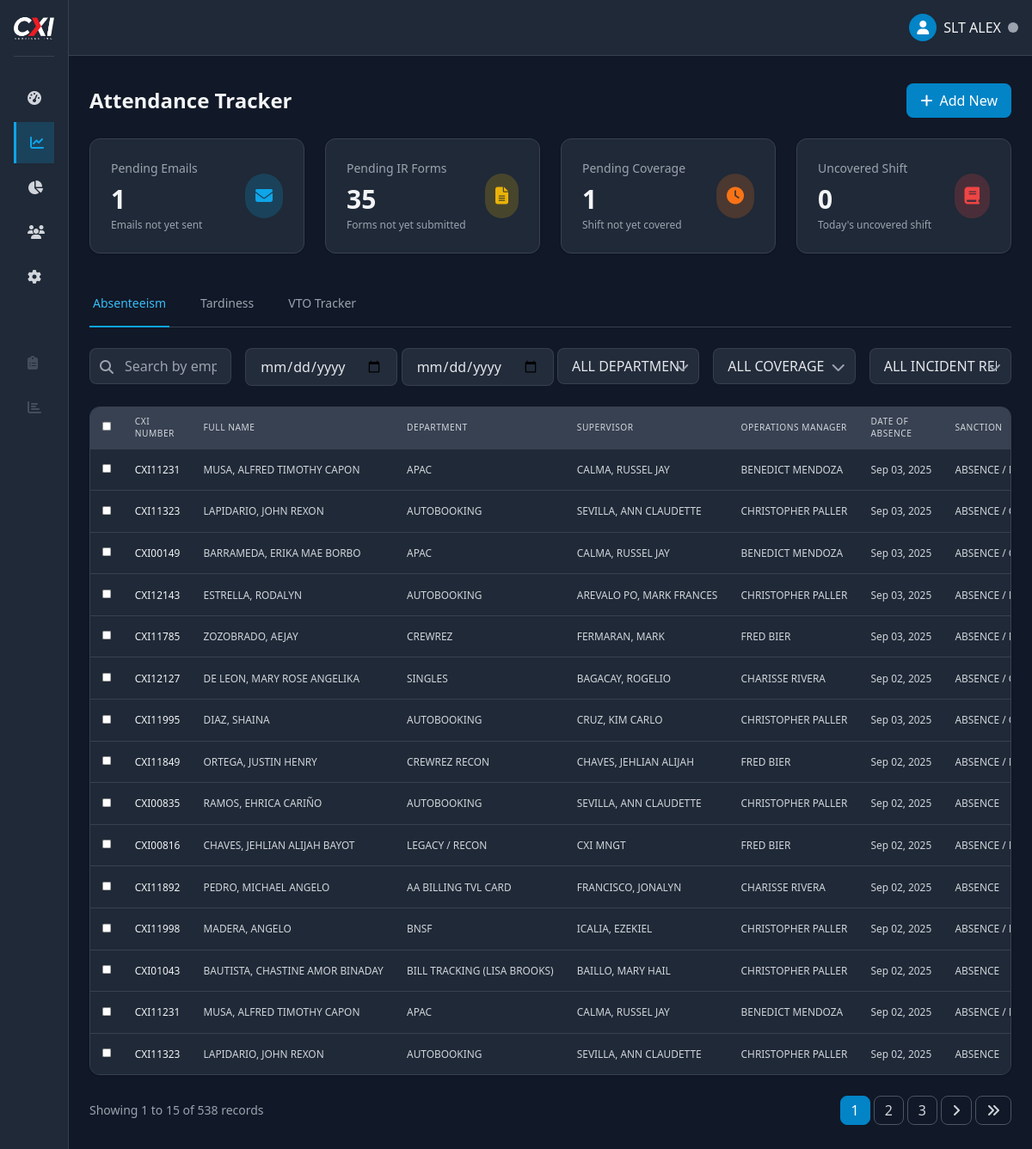
The page /admin/attendance.php (signed in) on the database its author committed.
### tables this page shows
CREATE TABLE `absenteeism` (
  `id` int(11) NOT NULL,
  `month` varchar(20) NOT NULL,
  `employee_id` varchar(50) NOT NULL,
  `full_name` varchar(100) NOT NULL,
  `department` varchar(100) NOT NULL,
  `supervisor` varchar(100) NOT NULL,
  `operation_manager` varchar(100) NOT NULL,
  `email` varchar(100) DEFAULT NULL,
  `date_of_absent` date NOT NULL,
  `follow_call_in_procedure` varchar(100) NOT NULL,
  `sanction` enum('ABSENCE','ABSENCE / CWD','ABSENCE / NCNS','ABSENCE / NCNS (LATE ADVISE)','ABSENCE / NCNS / CWD','ABSENCE / NCNS / CWD (LATE ADVISE)','PVL') DEFAULT NULL,
  `reason` text NOT NULL,
  `coverage` varchar(100) DEFAULT NULL,
  `coverage_type` enum('-','NO NEED','TRAINEE','BACK UP','PENDING','DSOT','RDOT','AGENT MODE') NOT NULL,
  `shift` varchar(50) NOT NULL,
  `ir_form` varchar(100) DEFAULT NULL,
  `timestamp` varchar(20) DEFAULT NULL,
  `sub_name` varchar(50) NOT NULL,
  `created_at` datetime DEFAULT current_timestamp(),
  `email_sent` tinyint(1) DEFAULT 0,
  `email_sent_at` varchar(20) DEFAULT NULL
);

### admin/partials/attendance_table.php (the view, shortened to what this page needs)
<?php
require_once __DIR__ . '/../../includes/functions.php';
$page = isset($_POST['page']) ? (int)$_POST['page'] : (isset($_GET['page']) ? (int)$_GET['page'] : 1);
$type = isset($_POST['type']) ? $_POST['type'] : (isset($_GET['tab']) ? $_GET['tab'] : 'absenteeism');
if (!isset($table)) {
    $table = ($type === 'tardiness') ? 'tardiness' : ($type === 'vto' ? 'vto_tracker' : 'absenteeism');
}
if (!isset($perPage)) $perPage = 15;
$whereClauses = [];
$searchQuery = empty($whereClauses) ? '' : 'WHERE ' . implode(' AND ', $whereClauses);
try {
    $countStmt = $pdo->prepare("SELECT COUNT(*) FROM $table $searchQuery");
    $countStmt->execute();
    $totalRecords = $countStmt->fetchColumn();
} catch (PDOException $e) {
    $totalRecords = 0;
}
$totalPages = ceil($totalRecords / $perPage);
$page = min($page, $totalPages);
$offset = ($page - 1) * $perPage;
try {
    $orderBy = "ORDER BY created_at DESC";
    $query = "SELECT * FROM $table $searchQuery $orderBy LIMIT :limit OFFSET :offset";
    $stmt = $pdo->prepare($query);
    $stmt->bindValue(':limit', $perPage, PDO::PARAM_INT);
    $stmt->bindValue(':offset', $offset, PDO::PARAM_INT);
    $stmt->execute();
    $records = $stmt->fetchAll();
} catch (PDOException $e) {
    $records = [];
}
?>
<div class="bg-gray-800 rounded-xl border border-gray-700 overflow-hidden shadow">
    <div class="overflow-x-auto">
        <table class="min-w-full divide-y divide-gray-700 w-full" style="zoom:85%">
            <thead class="bg-gray-700">
                <tr>
                    <?php if ($type !== 'vto'): ?>
                        <th scope="col" class="px-4 py-3 text-left text-xs font-medium text-gray-300 uppercase tracking-wider w-8">
                            <input type="checkbox" id="selectAllCheckbox">
                        </th>
                    <?php endif; ?>
                    <th scope="col" class="px-4 py-3 text-left text-xs font-medium text-gray-300 uppercase tracking-wider w-32">CXI Number</th>
                    <th scope="col" class="px-4 py-3 text-left text-xs font-medium text-gray-300 uppercase tracking-wider w-48">Full Name</th>
                    <th scope="col" class="px-4 py-3 text-left text-xs font-medium text-gray-300 uppercase tracking-wider w-40">Department</th>
                    <?php if ($type === 'absenteeism'): ?>
                        <th scope="col" class="px-4 py-3 text-left text-xs font-medium text-gray-300 uppercase tracking-wider w-32">Supervisor</th>
                        <th scope="col" class="px-4 py-3 text-left text-xs font-medium text-gray-300 uppercase tracking-wider w-32">Operations Manager</th>
                        <th scope="col" class="px-4 py-3 text-left text-xs font-medium text-gray-300 uppercase tracking-wider w-32">Date of Absence</th>
                        <th scope="col" class="px-4 py-3 text-left text-xs font-medium text-gray-300 uppercase tracking-wider w-32">Sanction</th>
                    <?php endif; ?>
                </tr>
            </thead>
            <tbody class="bg-gray-800 divide-y divide-gray-700">
                <?php if (empty($records)): ?>
                    <tr>
                        <td colspan="<?= $type === 'absenteeism' ? 14 : ($type === 'tardiness' ? 14 : 14) ?>" class="px-6 py-4 text-center text-gray-400">
                            No records found
                        </td>
                    </tr>
                <?php else: ?>
                    <?php foreach ($records as $record): ?>
                    <?php if ($type === 'vto'): ?>
                        <tr class="hover:bg-gray-700/50">
                            <td class="px-4 py-4 whitespace-nowrap overflow-hidden text-ellipsis max-w-xs">
                                <div class="text-sm font-medium text-gray-100" style="text-transform: uppercase;" title="<?= htmlspecialchars($record['employee_id'] ?? '') ?>"><?= htmlspecialchars($record['employee_id'] ?? '') ?></div>
                            </td>
                            <td class="px-4 py-4 whitespace-nowrap overflow-hidden text-ellipsis max-w-xs">
                                <div class="text-sm text-gray-300" style="text-transform: uppercase;" title="<?= htmlspecialchars($record['full_name'] ?? '') ?>"><?= htmlspecialchars($record['full_name'] ?? '') ?></div>
                            </td>
                            <td class="px-4 py-4 whitespace-nowrap overflow-hidden text-ellipsis max-w-xs">
                                <div class="text-sm text-gray-300" style="text-transform: uppercase;" title="<?= htmlspecialchars($record['department'] ?? '') ?>"><?= htmlspecialchars($record['department'] ?? '') ?></div>
                            </td>
                            <td class="px-4 py-4 whitespace-nowrap">
                                <div class="text-sm text-gray-300"><?= isset($record['shift_date']) ? date('M d, Y', strtotime($record['shift_date'])) : '' ?></div>
                            </td>
                            <td class="px-4 py-4 whitespace-nowrap">
                                <div class="text-sm text-gray-300"><?= htmlspecialchars($record['shift'] ?? '') ?></div>
                            </td>
                            <td class="px-4 py-4 whitespace-nowrap">
                                <div class="text-sm text-gray-300"><?= htmlspecialchars($record['time_in'] ?? '') ?></div>
                            </td>
                            <td class="px-4 py-4 whitespace-nowrap">
                                <div class="text-sm text-gray-300"><?= htmlspecialchars($record['time_out'] ?? '') ?></div>
                            </td>
                            <td class="px-4 py-4 whitespace-nowrap">
                                <div class="text-sm text-gray-300"><?= htmlspecialchars($record['mins_of_work'] ?? '') ?></div>
                            </td>
                            <td class="px-4 py-4 whitespace-nowrap">
                                <div class="text-sm text-gray-300"><?= htmlspecialchars($record['vto_mins'] ?? '') ?></div>
                            </td>
                            <td class="px-4 py-4 whitespace-nowrap overflow-hidden text-ellipsis max-w-xs">
                                <span class="px-2 inline-flex text-xs leading-5 font-semibold rounded-full bg-blue-100 text-blue-800" title="<?= htmlspecialchars($record['vto_type'] ?? '') ?>">
                                    <?= htmlspecialchars($record['vto_type'] ?? '') ?>
                                </span>
                            </td>
                            <td class="px-4 py-4 whitespace-nowrap overflow-hidden text-ellipsis max-w-xs">
                                <div class="text-sm text-gray-300" title="<?= htmlspecialchars($record['sub_name'] ?? '') ?>"><?= htmlspecialchars($record['sub_name'] ?? '') ?></div>
                            </td>
                            <td class="px-4 py-4 whitespace-nowrap">
                                <div class="text-sm text-gray-300"><?= isset($record['timestamp']) ? date('g:i A', strtotime($record['timestamp'])) : '' ?></div>
                            </td>
                            <td class="px-4 py-4 whitespace-nowrap text-right text-sm font-medium">
                                <a href="vto_form.php?id=<?= $record['id'] ?? '' ?>" title="Edit record" class="text-primary-500 hover:text-primary-400 mr-3">
                                    <i class="fas fa-edit"></i>
                                </a>
                                <a href="#" onclick="event.preventDefault(); showHistoryModal(<?= $record['id'] ?? '' ?>, 'vto')" title="View History" class="text-purple-500 hover:text-purple-400 mr-3">
                                    <i class="fas fa-history"></i>
                                </a>
                                <a href="#" onclick="event.preventDefault(); showDeleteModal(<?= $record['id'] ?? '' ?>, 'vto')" class="text-red-500 hover:text-red-400" title="Delete record">
                                    <i class="fas fa-trash"></i>
                                </a>
                            </td>
                        </tr>
                    <?php else: ?>
                        <tr class="hover:bg-gray-700/50">
                            <td class="px-4 py-4 whitespace-nowrap text-center">
                                <input type="checkbox" class="record-checkbox" data-id="<?= $record['id'] ?>">
                            </td>
                            <td class="px-4 py-4 whitespace-nowrap overflow-hidden text-ellipsis max-w-xs">
                                <div class="text-sm font-medium text-gray-100" style="text-transform: uppercase;" title="<?= htmlspecialchars($record['employee_id']) ?>"><?= htmlspecialchars($record['employee_id']) ?></div>
                            </td>
                            <td class="px-4 py-4 whitespace-nowrap overflow-hidden text-ellipsis max-w-xs">
                                <div class="text-sm text-gray-300" style="text-transform: uppercase;" title="<?= htmlspecialchars($record['full_name']) ?>"><?= htmlspecialchars($record['full_name']) ?></div>
                            </td>
                            <td class="px-4 py-4 whitespace-nowrap overflow-hidden text-ellipsis max-w-xs">
                                <div class="text-sm text-gray-300" style="text-transform: uppercase;" title="<?= htmlspecialchars($record['department']) ?>"><?= htmlspecialchars($record['department']) ?></div>
                            </td>
                            <?php if ($type === 'absenteeism'): ?>
                                <td class="px-4 py-4 whitespace-nowrap overflow-hidden text-ellipsis max-w-xs">
                                    <div class="text-sm text-gray-300" style="text-transform: uppercase;" title="<?= htmlspecialchars($record['supervisor']) ?>"><?= htmlspecialchars($record['supervisor']) ?></div>
                                </td>
                                <td class="px-4 py-4 whitespace-nowrap overflow-hidden text-ellipsis max-w-xs">
                                    <div class="text-sm text-gray-300" style="text-transform: uppercase;" title="<?= htmlspecialchars($record['operation_manager']) ?>"><?= htmlspecialchars($record['operation_manager']) ?></div>
                                </td>
                                <td class="px-4 py-4 whitespace-nowrap">
                                    <div class="text-sm text-gray-300"><?= date('M d, Y', strtotime($record['date_of_absent'])) ?></div>
                                </td>
                                <td class="px-4 py-4 whitespace-nowrap overflow-hidden text-ellipsis max-w-xs">
                                    <div class="text-sm text-gray-300" style="text-transform: uppercase;" title="<?= htmlspecialchars($record['sanction']) ?>"><?= htmlspecialchars($record['sanction']) ?></div>
                                </td>
                            <?php endif; ?>
                        </tr>
                    <?php endif; ?>
                    <?php endforeach; ?>
                <?php endif; ?>
            </tbody>
        </table>
    </div>
</div>
<?php if ($totalPages > 1): ?>
<div class="mt-6 flex items-center justify-between">
    <div class="text-sm text-gray-400">
        Showing <?= ($offset + 1) ?> to <?= min($offset + $perPage, $totalRecords) ?> of <?= $totalRecords ?> records
    </div>
    <div class="flex gap-1">
        <?php
        $startPage = max(1, $page - 2);
        $endPage = min($totalPages, $page + 2);
        for ($i = $startPage; $i <= $endPage; $i++): ?>
            <a href="#" data-page="<?= $i ?>" class="pagination-link px-3 py-1 rounded-lg border <?= $i == $page ? 'bg-primary-600 border-primary-600 text-white' : 'border-gray-600 text-gray-300 hover:bg-gray-700' ?>">
                <?= $i ?>
            </a>
        <?php endfor; ?>
        <?php if ($page < $totalPages): ?>
            <a href="#" data-page="<?= $page + 1 ?>" class="pagination-link px-3 py-1 rounded-lg border border-gray-600 text-gray-300 hover:bg-gray-700">
                <i class="fas fa-angle-right"></i>
            </a>
            <a href="#" data-page="<?= $totalPages ?>" class="pagination-link px-3 py-1 rounded-lg border border-gray-600 text-gray-300 hover:bg-gray-700">
                <i class="fas fa-angle-double-right"></i>
            </a>
        <?php endif; ?>
    </div>
</div>
<?php endif; ?>

### rows shown on the page
absenteeism: employee "CXI11231", full_name "MUSA, ALFRED TIMOTHY CAPON", department "APAC", supervisor "CALMA, RUSSEL JAY", operation_manager "BENEDICT MENDOZA", date_of_absent "Sep 03, 2025", sanction "ABSENCE /…"
absenteeism: employee "CXI11323", full_name "LAPIDARIO, JOHN REXON", department "AUTOBOOKING", supervisor "SEVILLA, ANN CLAUDETTE", operation_manager "CHRISTOPHER PALLER", date_of_absent "Sep 03, 2025", sanction "ABSENCE /…"
absenteeism: employee "CXI00149", full_name "BARRAMEDA, ERIKA MAE BORBO", department "APAC", supervisor "CALMA, RUSSEL JAY", operation_manager "BENEDICT MENDOZA", date_of_absent "Sep 03, 2025", sanction "ABSENCE /…"
absenteeism: employee "CXI12143", full_name "ESTRELLA, RODALYN", department "AUTOBOOKING", supervisor "AREVALO PO, MARK FRANCES", operation_manager "CHRISTOPHER PALLER", date_of_absent "Sep 03, 2025", sanction "ABSENCE /…"
absenteeism: employee "CXI11785", full_name "ZOZOBRADO, AEJAY", department "CREWREZ", supervisor "FERMARAN, MARK", operation_manager "FRED BIER", date_of_absent "Sep 03, 2025", sanction "ABSENCE /…"
absenteeism: employee "CXI12127", full_name "DE LEON, MARY ROSE ANGELIKA", department "SINGLES", supervisor "BAGACAY, ROGELIO", operation_manager "CHARISSE RIVERA", date_of_absent "Sep 02, 2025", sanction "ABSENCE /…"
absenteeism: employee "CXI11995", full_name "DIAZ, SHAINA", department "AUTOBOOKING", supervisor "CRUZ, KIM CARLO", operation_manager "CHRISTOPHER PALLER", date_of_absent "Sep 03, 2025", sanction "ABSENCE /…"
absenteeism: employee "CXI11849", full_name "ORTEGA, JUSTIN HENRY", department "CREWREZ RECON", supervisor "CHAVES, JEHLIAN ALIJAH", operation_manager "FRED BIER", date_of_absent "Sep 02, 2025", sanction "ABSENCE /…"
absenteeism: employee "CXI00835", full_name "RAMOS, EHRICA CARIÑO", department "AUTOBOOKING", supervisor "SEVILLA, ANN CLAUDETTE", operation_manager "CHRISTOPHER PALLER", date_of_absent "Sep 02, 2025", sanction "ABSENCE"
absenteeism: employee "CXI00816", full_name "CHAVES, JEHLIAN ALIJAH BAYOT", department "LEGACY / RECON", supervisor "CXI MNGT", operation_manager "FRED BIER", date_of_absent "Sep 02, 2025", sanction "ABSENCE /…"
absenteeism: employee "CXI11892", full_name "PEDRO, MICHAEL ANGELO", department "AA BILLING TVL CARD", supervisor "FRANCISCO, JONALYN", operation_manager "CHARISSE RIVERA", date_of_absent "Sep 02, 2025", sanction "ABSENCE"
absenteeism: employee "CXI11998", full_name "MADERA, ANGELO", department "BNSF", supervisor "ICALIA, EZEKIEL", operation_manager "CHRISTOPHER PALLER", date_of_absent "Sep 02, 2025", sanction "ABSENCE /…"
absenteeism: employee "CXI01043", full_name "BAUTISTA, CHASTINE AMOR BINADAY", department "BILL TRACKING (LISA BROOKS)", supervisor "BAILLO, MARY HAIL", operation_manager "CHRISTOPHER PALLER", date_of_absent "Sep 02, 2025", sanction "ABSENCE"
absenteeism: employee "CXI11231", full_name "MUSA, ALFRED TIMOTHY CAPON", department "APAC", supervisor "CALMA, RUSSEL JAY", operation_manager "BENEDICT MENDOZA", date_of_absent "Sep 02, 2025", sanction "ABSENCE /…"
absenteeism: employee "CXI11323", full_name "LAPIDARIO, JOHN REXON", department "AUTOBOOKING", supervisor "SEVILLA, ANN CLAUDETTE", operation_manager "CHRISTOPHER PALLER", date_of_absent "Sep 02, 2025", sanction "ABSENCE"

### other values the page prints
$_SESSION['nickname'] "SLT ALEX"
$stats['pending_emails'] "1"
$stats['pending_ir'] "35"
$stats['pending_coverage'] "1"
$stats['uncovered_shift'] "0"
$offset + 1 "1"
min($offset + $perPage, $totalRecords) "15"
$totalRecords "538"
